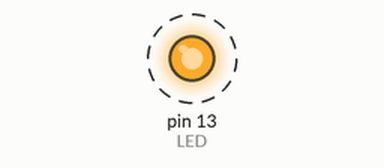
Recording of a sketch running on a simulated Arduino Uno, built with avr-gcc and run on an emulated ATmega328P. Shown: output pins drawn as LEDs (lit = HIGH). Dashed ring = blinking.

Above: at 0.2 s.
Timing chart, 0 to 3.0 s (numbered marks = the images above):
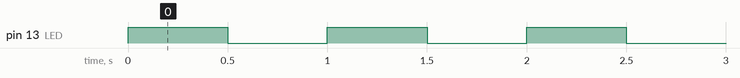

The sketch:

BLE_tutorial.ino
```cpp
//This will run the tutorial laid out at
// http://www.raywenderlich.com/85900/arduino-tutorial-integrating-bluetooth-le-ios-swift
// Here's a change

int LED = 13; //LED pin

void setup() {
  pinMode(LED, OUTPUT);   //Set the LED pin to be an output
  digitalWrite(LED, HIGH); //Starts with the LED on

}

void loop() {
  delay(500);
  digitalWrite(LED, LOW);
  delay(500);
  digitalWrite(LED, HIGH);

}
```

Measured:
- by itself, pin 13 (LED): alternates HIGH for 0.50 s and LOW for 0.50 s
